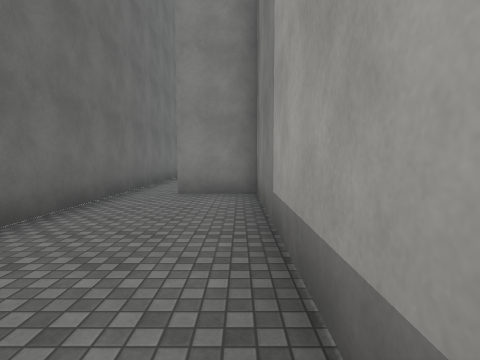
[1] (above)

16 first-person views from a walk through a Unity game level. The camera is 1.5 m above the floor, tilts 4° down and sees 80° across. The floor is counted in squares, 2 m on a side. Each view is taken from the middle of a square. On the plan, view 1 faces up. The plan holds only what a view shows up to about 10 squares ahead; the rest is blank. The place goes on beyond the plan. The player character is not drawn. Surface patterns are stand-ins for the level's own textures.

[2]
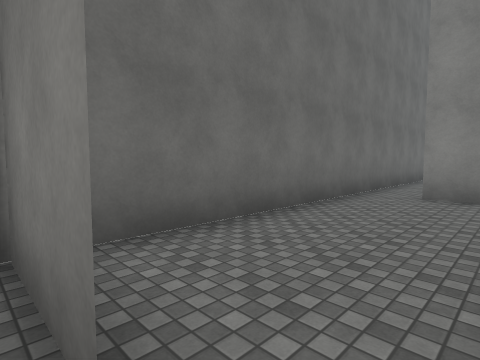

[3]
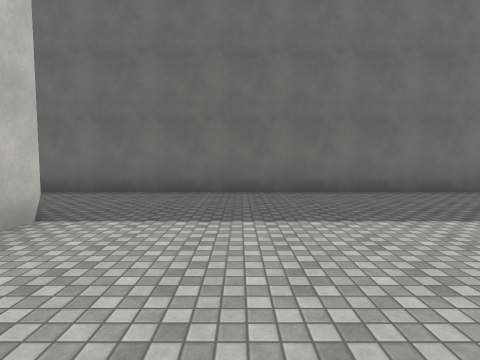

[4]
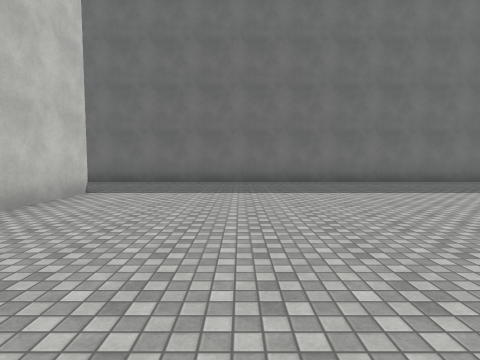

[5]
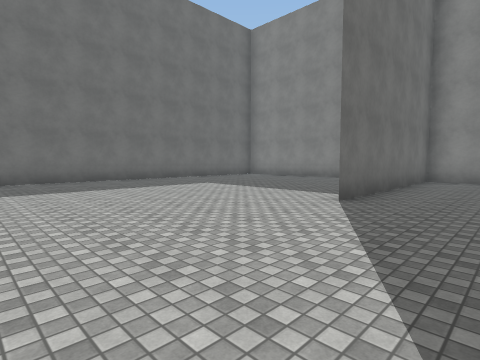

[6]
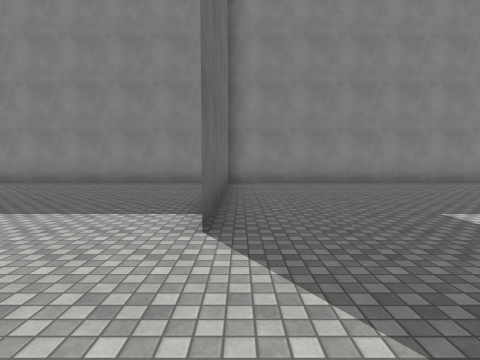

[7]
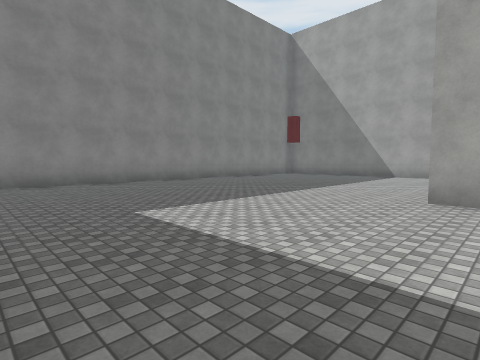

[8]
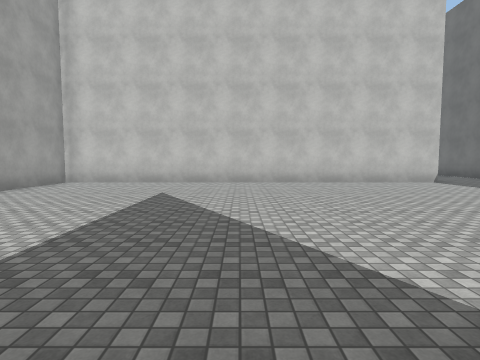

[9]
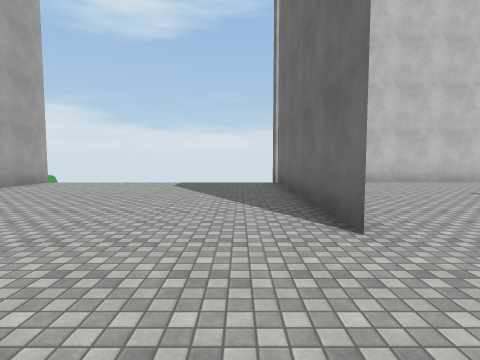

[10]
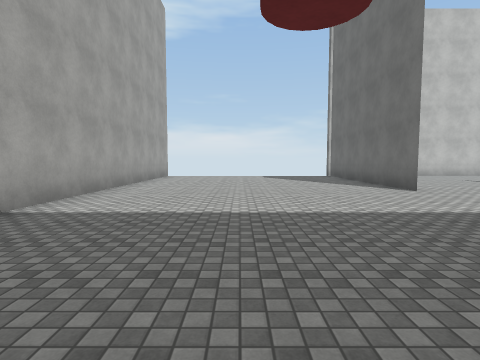

[11]
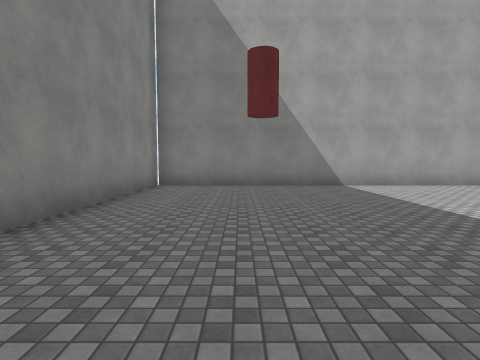

[12]
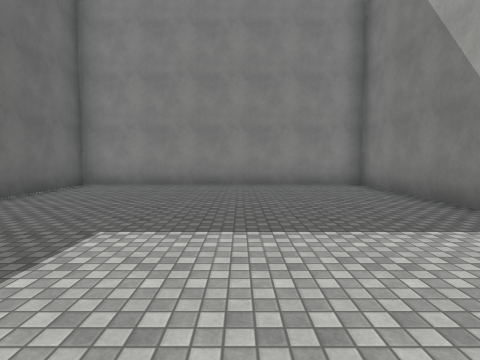

[13]
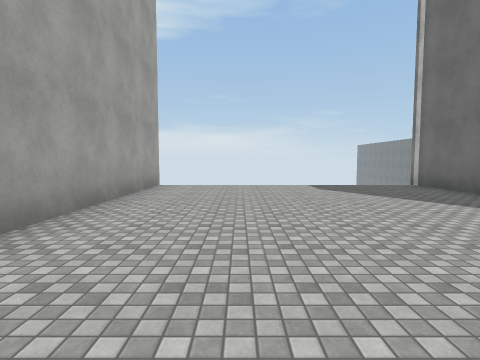

[14]
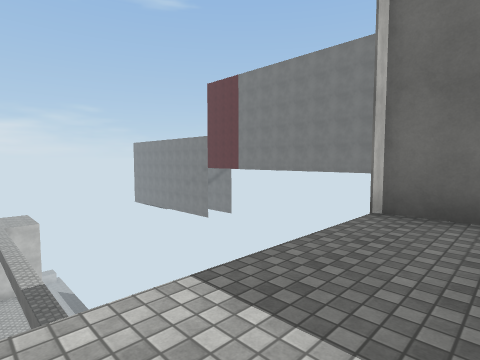

[15]
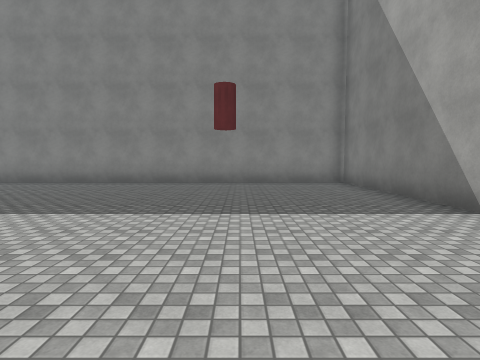

[16]
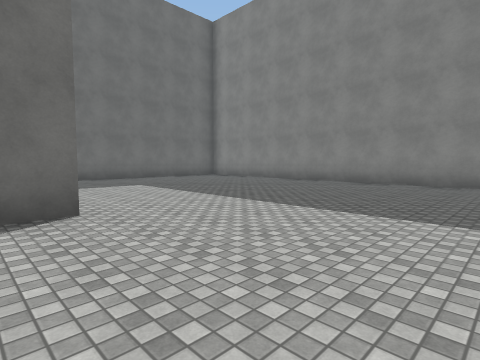

### Floor plan
Key: @ floor where view 1 was taken; # wall or solid block; . floor; v drop or lower ground.
Columns run from 3 left of view 1 to 21 right of it. Each row starts with its distance up from view 1.
 25 #########################
 24 #........#..............#
 23 #........#..............#
 22 #........#..............#
 21 #........#..............#
 20 #........#..............#
 19 #........#..............#
 18 #........#..............#
 17 #.......................#
 16 #...............#.......#
 15 #...............#.......#
 14 #...............#.......#
 13 #...............#.......#
 12 #...............#.......#
 11 #...............#.......#
 10 #...............#.......#
  9 #...#############v     v
  8 #..
  7 #.
  6 #.###
  5 #...#
  4 #...#             vv
  3 #...#             vv
  2 #...#             vv
  1 #...#             vv
  0 ###@              vv

Positions as (right, up) in squares from view 1, and headings:
1: (0, 0), facing up
2: (0, 0), facing up-left
3: (4, 12), facing left
4: (7, 13), facing left
5: (8, 13), facing up-left
6: (6, 15), facing up
7: (7, 15), facing up-right
8: (7, 19), facing down
9: (14, 19), facing down
10: (17, 23), facing down
11: (12, 22), facing right
12: (2, 16), facing up
13: (18, 18), facing down
14: (17, 11), facing down-left
15: (17, 15), facing up
16: (17, 15), facing up-left
